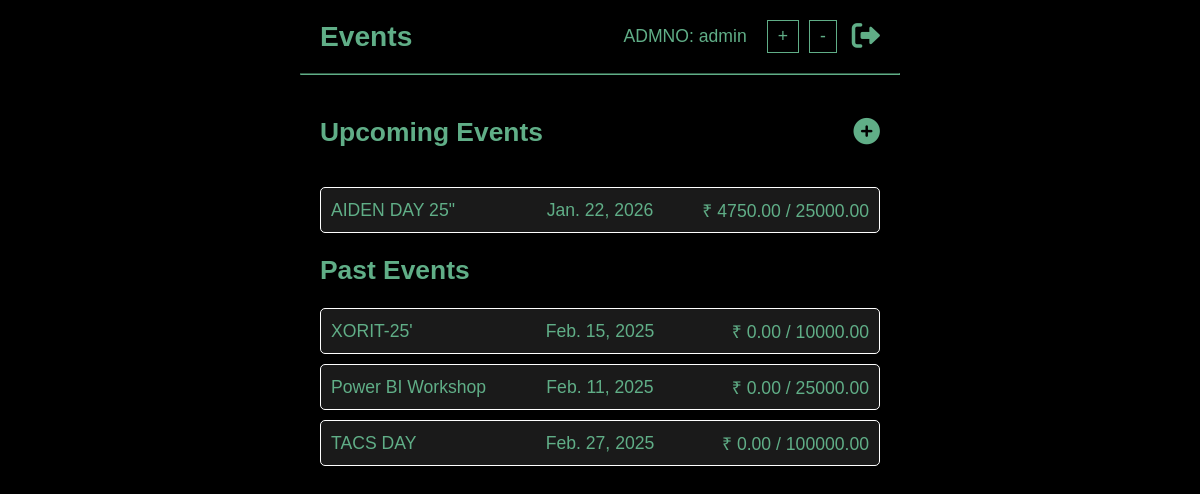
The app's page /home/ (signed in) with its own data.
### fundmanager/models.py (models this page shows, shortened)
class UserProfile(models.Model):
    user = models.OneToOneField(User, on_delete=models.CASCADE, related_name='profile')
    admission_number = models.CharField(max_length=20, blank=True)
    department = models.ForeignKey(Branch, on_delete=models.SET_NULL, null=True, blank=True, related_name='students')
    batch = models.IntegerField(null=True, blank=True)

class Event(models.Model):
    name = models.CharField(max_length=200)
    date = models.DateField()
    venue = models.CharField(max_length=200, blank=True)
    participants = models.IntegerField(blank=True)
    fund_required = models.DecimalField(max_digits=10, decimal_places=2)
    fund_collected = models.DecimalField(max_digits=10, decimal_places=2, default=0)  # Initialize to 0
    fund_per_person = models.DecimalField(max_digits=6, decimal_places=2)
    batches = models.CharField(max_length=200, help_text="Comma-separated list of batches (e.g., 2020, 2021, 2022)")
    branches = models.ManyToManyField(Branch, related_name='events', help_text="Branches invited to the event", blank=True)
    coordinator1 = models.ForeignKey(User, on_delete=models.CASCADE, related_name='events_managing1', default=0)
    coordinator1_phone = models.CharField(max_length=20, blank=True)
    coordinator2 = models.ForeignKey(User, on_delete=models.CASCADE, related_name='events_managing2', default=0)
    coordinator2_phone = models.CharField(max_length=20, blank=True)

### fundmanager/views.py (the view)
# urls.py: 2. Add a URL to urlpatterns:  path('', views.home, name='home')
def home(request):
    if request.user.is_authenticated == False: return redirect('signin')
    filtered_events = Event.objects.filter((Q(branches__in=[request.user.profile.department]) & Q(batches__contains=str(request.user.profile.batch))) |
                                           (Q(coordinator1=request.user.id) | Q(coordinator2=request.user.id))).distinct()
    return render(request, 'index.html', context={"events": filtered_events, "today": date.today()})

### templates/index.html (shortened to what this page needs)
<!DOCTYPE html>
<html lang="en">
<head>
    <link rel="stylesheet" href="/static/style.css">
    <link rel="stylesheet" href="https://cdnjs.cloudflare.com/ajax/libs/font-awesome/6.0.0/css/all.min.css"
 />
</head>
<body>
    <nav>
        <div class="nav-left">
            <strong>Events</strong>
        </div>
        <div class="nav-right">
            <span id="admission-number" style="margin-right: 15px;">ADMNO: {{request.user.profile.admission_number}}</span>
            <button id="increase-font">+</button>
            <button id="decrease-font">-</button>
            <a href="/login/"><i class="fas fa-sign-out-alt"></i></a>
        </div>
    </nav>
    <hr>
    <div class="container">
        <section id="upcoming-events">
            <div style="display: flex; justify-content: space-between; align-items: center;">
                <h2>Upcoming Events</h2>
                <a href="/create-event/"><i class="fas fa-plus-circle"
                        style="font-size: 1.5em; color: #60ae87;"></i></a>
            </div>
            <ul id="upcoming-events-list">
                {% for event in events %}
                    {% if event.date >= today %}
                    <li onclick="window.location.href='/event-details/{{event.pk}}'">
                        <div>{{event.name}}</div>
                        <div>{{event.date}}</div>
                        <div>₹ {{event.fund_collected}} / {{event.fund_required}}</div>
                    </li>
                    {% endif %}
                {% endfor %}
            </ul>
        </section>
        <section id="past-events">
            <h2>Past Events</h2>
            <ul id="past-events-list">
                {% for event in events %}
                    {% if event.date < today %}
                    <li onclick="window.location.href='/event-details/{{event.pk}}'">
                        <div>{{event.name}}</div>
                        <div>{{event.date}}</div>
                        <div>₹ {{event.fund_collected}} / {{event.fund_required}}</div>
                    </li>
                    {% endif %}
                {% endfor %}
            </ul>
        </section>
    </div>
</body>
</html>

### static/style.css (style rules this page uses)
* { -webkit-tap-highlight-color: transparent; }
body { font-family: sans-serif; background-color: black; color: #60ae87; margin: 0 auto; padding: 0; max-width: 600px; font-size: 1.1em; }
nav { display: flex; justify-content: space-between; align-items: center; padding: 20px; }
.nav-left { font-size: 1.6em; font-weight: bold; display: flex; align-items: center; }
.nav-right { display: flex; align-items: center; }
.nav-right span { margin-right: 15px; }
.nav-right button { background-color: transparent; color: #60ae87; border: 1px solid #60ae87; padding: 5px 10px; margin: 0 5px; cursor: pointer; font-size: 1em; }
.nav-right i { font-size: 1.6em; cursor: pointer; margin-left: 10px; }
.nav-right a i { color: #60ae87; font-size: 1.6em; cursor: pointer; margin-left: 10px; }
hr { border-color: #60ae87; margin: 0; }
.container { padding: 20px; }
section { margin-bottom: 20px; }
section div a i { color: #60ae87; cursor: pointer; font-size: 1.5em; }
ul { list-style: none; padding: 0; }
li { background-color: #1a1a1a; border-radius: 5px; padding: 10px; margin-bottom: 10px; display: flex; justify-content: space-between; align-items: center; transition: all 0.2s ease; border: 0.1px solid white; }
li div { flex: 1; text-align: center; }
li div:first-child { text-align: left; }
li div:last-child { text-align: right; }

### records on screen
Event: name "AIDEN DAY 25\"", date "Jan. 22, 2026", fund_collected "4750.00", fund_required "25000.00"
Event: name "XORIT-25'", date "Feb. 15, 2025", fund_collected "0.00", fund_required "10000.00"
Event: name "Power BI Workshop", date "Feb. 11, 2025", fund_collected "0.00", fund_required "25000.00"
Event: name "TACS DAY", date "Feb. 27, 2025", fund_collected "0.00", fund_required "100000.00"

### other values on screen
{{ request.user.profile.admission_number }} "admin"
